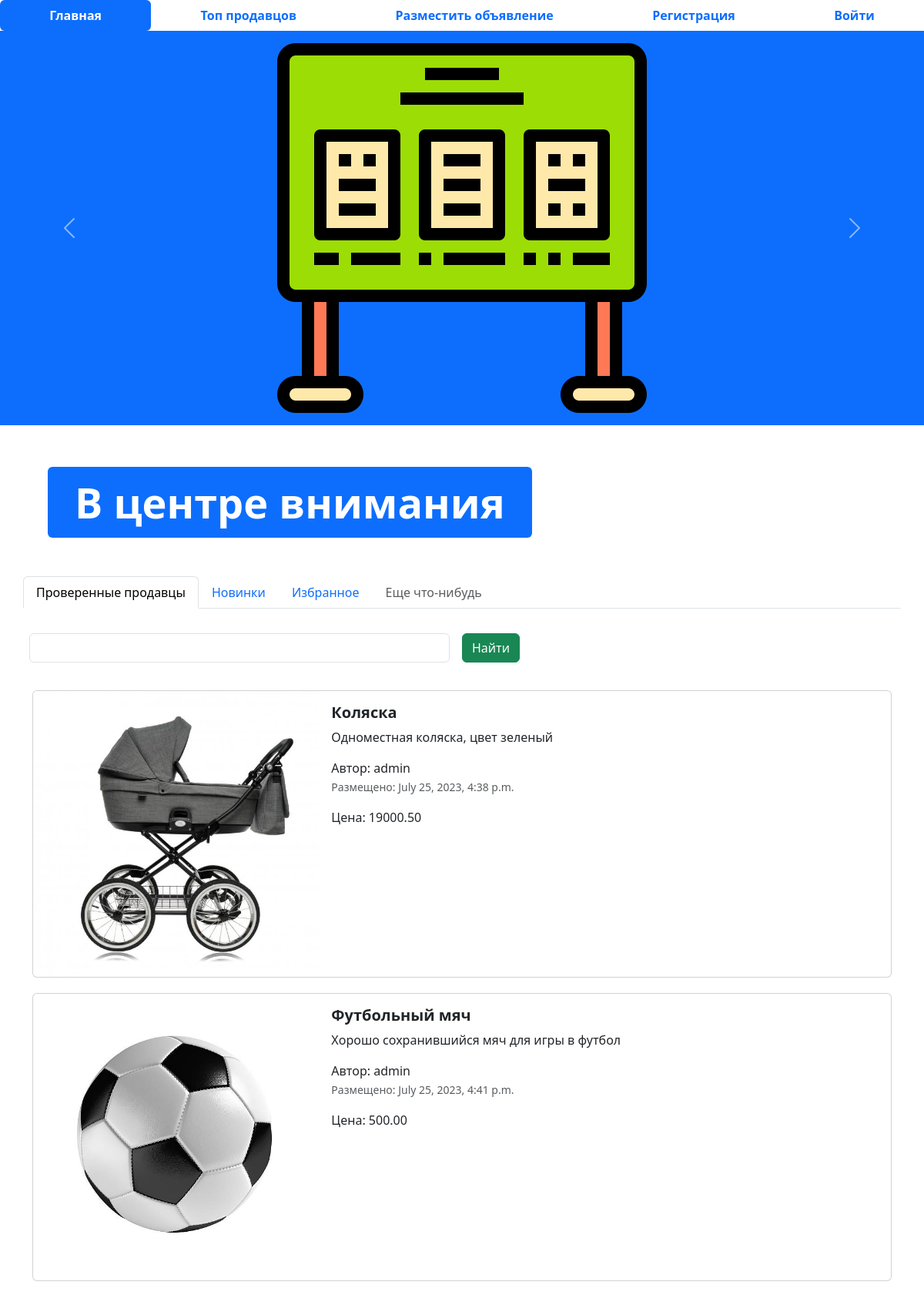
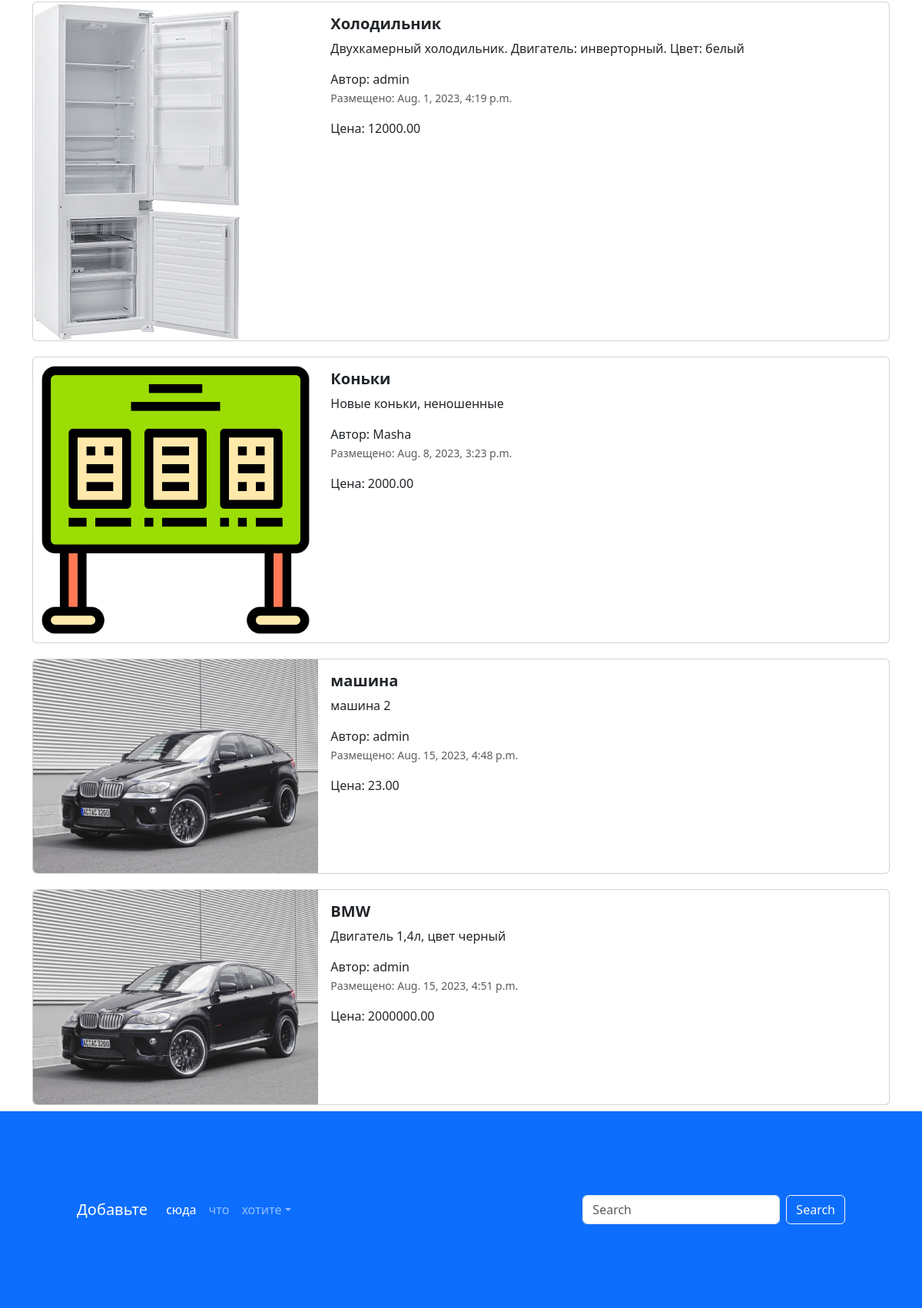
The page / on the database its author committed (2 pictures, top to bottom).
### app_advertisements/models.py (models this page shows, shortened)
class Advertisement(models.Model):
    title = models.CharField('Заголовок', max_length=128, )
    description = models.TextField('Описание')
    price = models.DecimalField('Цена', max_digits=10, decimal_places=2)
    auction = models.BooleanField('Торг', help_text='Отметьте, уместен ли торг')
    created_at = models.DateTimeField(auto_now_add=True)
    updated_at = models.DateTimeField(auto_now=True)
    user = models.ForeignKey(User, verbose_name='Пользователь', on_delete=models.CASCADE)
    image = models.ImageField('Изображение', upload_to='advertisements/')
    def get_absolute_url(self):
        return reverse('adv-detail', kwargs={'pk': self.pk})
    class Meta:
        db_table = 'advertisements'

### app_advertisements/views.py (the view)
# urls.py: path('', index, name='main_page'),
def index(request):
    title = request.GET.get('query')
    if title:
        advertisements = Advertisement.objects.filter(title__contains=title)
    else:
        advertisements = Advertisement.objects.all()
    context = {'advertisements': advertisements, 'title': title}
    return render(request, 'app_advertisements/index.html', context=context)

### templates/app_advertisements/index.html (shortened to what this page needs)
{% extends 'base.html' %}
{% load static %}
{% block content %}
<ul class="nav nav-pills sticky-top bg-white nav-fill">
  <li class="nav-item">
    <a class="nav-link active" aria-current="page" href="{% url 'main_page' %}">
      <span style="font-weight: bold;">Главная</span>
    </a>
  </li>
  <li class="nav-item">
    <a class="nav-link" href="{% url 'top-sellers' %}"><span style="font-weight: bold;">Топ продавцов</span>
    </a>
  </li>
  <li class="nav-item">
    <a class="nav-link" href="{% url 'adv-post' %}">
      <span style="font-weight: bold;">Разместить объявление</span>
    </a>
  </li>
  {% if not user.is_authenticated %}
  <li class="nav-item">
    <a class="nav-link" href="{% url 'register' %}">
      <span style="font-weight: bold;">Регистрация</span>
    </a>
  </li>
  <li class="nav-item">
    <a class="nav-link" href="{% url 'login' %}">
      <span style="font-weight: bold;">Войти</span>
    </a>
  </li>
  {% endif %}
</ul>
<div id="carouselExampleControls" class="carousel slide bg-primary" data-bs-ride="carousel">
  <div class="carousel-inner">
    <div class="carousel-item active">
      <img src="{% static 'img/adv.png' %}" class="mx-auto d-block w-33" alt="...">
    </div>
  </div>
  <button class="carousel-control-prev" type="button" data-bs-target="#carouselExampleControls" data-bs-slide="prev">
    <span class="carousel-control-prev-icon" aria-hidden="true"></span>
  </button>
  <button class="carousel-control-next" type="button" data-bs-target="#carouselExampleControls" data-bs-slide="next">
    <span class="carousel-control-next-icon" aria-hidden="true"></span>
  </button>
</div>
<div class="container" style="margin: 50px;">
  <div class="display-2">
    <span class="badge bg-primary">В центре внимания</span>
  </div>
</div>
<div class="container">
  <div class="row">
    <ul class="nav nav-tabs bg-white">
      <li class="nav-item">
        <a class="nav-link active" aria-current="page" href="#">Проверенные продавцы</a>
      </li>
      <li class="nav-item">
        <a class="nav-link" href="#">Новинки</a>
      </li>
      <li class="nav-item">
        <a class="nav-link" href="#">Избранное</a>
      </li>
      <li class="nav-item">
        <a class="nav-link disabled" href="#" tabindex="-1" aria-disabled="true">Еще что-нибудь</a>
      </li>
    </ul>
    <form class="row g-3" method="get">
      <div class="col-auto w-50">
        <input name="query" type="text" class="form-control" value="{% if title %}{{ title }}{% endif %}">
      </div>
      <div class="col-auto">
        <button type="submit" class="btn btn-success mb-3">Найти</button>
      </div>
    </form>
  </div>
  <div class="col">
    {% for adv in advertisements %}
    <div class="card mb-2" style="max-width: 1200px; margin-top: 20px;">
      <div class="row g-0">
        <div class="col-md-4">
          <a href="{{ adv.get_absolute_url }}" class="nav-link">
            <img src="{% if adv.image %}{{ adv.image.url }}{% else %}{% static 'img/adv.png' %}{% endif %}" class="img-fluid rounded-start" alt="Card title">
          </a>
        </div>
        <div class="col-md-8">
          <div class="card-body">
            <h5 class="card-title">
              <a href="{{ adv.get_absolute_url }}" class="nav-link"><strong>{{ adv.title }}</strong></a>
            </h5>
            <a href="{{ adv.get_absolute_url }}" class="nav-link">
              <p class="card-text">
              {{ adv.description }}
              </p>
              <span>Автор: {{ adv.user }}</span>
              <p class="card-text"><small class="text-muted">Размещено: {{ adv.created_at }}</small></p>
              <p> Цена: {{ adv.price }}</p>
            </a>
          </div>
        </div>
      </div>
    </div>
    {% endfor %}
  </div>
</div>
<footer style="padding: 100px;" class="bg-primary">
  <nav class="navbar navbar-expand-sm navbar-dark">
    <a class="navbar-brand" href="#">Добавьте</a>
    <div class="collapse navbar-collapse" id="collapsibleNavId">
      <ul class="navbar-nav me-auto mt-2 mt-lg-0">
        <li class="nav-item">
          <a class="nav-link active" href="#" aria-current="page">сюда</a>
        </li>
        <li class="nav-item">
          <a class="nav-link" href="#">что</a>
        </li>
        <li class="nav-item dropdown">
          <a class="nav-link dropdown-toggle" href="#" id="dropdownId" data-bs-toggle="dropdown" aria-haspopup="true"
             aria-expanded="false">хотите</a>
        </li>
      </ul>
      <form class="d-flex my-2 my-lg-0">
        <input class="form-control me-sm-2" type="text" placeholder="Search">
        <button class="btn btn-outline-light my-2 my-sm-0" type="submit">Search</button>
      </form>
    </div>
  </nav>
</footer>
{% endblock %}

### rows shown on the page
Advertisement: image (picture), title "Коляска", description "Одноместная коляска, цвет зеленый", user "admin", created_at "July 25, 2023, 4:38 p.m.", price "19000.50"
Advertisement: image (picture), title "Футбольный мяч", description "Хорошо сохранившийся мяч для игры в футбол", user "admin", created_at "July 25, 2023, 4:41 p.m.", price "500.00"
Advertisement: image (picture), title "Холодильник", description "Двухкамерный холодильник. Двигатель: инверторный. Цвет: белый", user "admin", created_at "Aug. 1, 2023, 4:19 p.m.", price "12000.00"
Advertisement: title "Коньки", description "Новые коньки, неношенные", user "Masha", created_at "Aug. 8, 2023, 3:23 p.m.", price "2000.00"
Advertisement: image (picture), title "машина", description "машина 2", user "admin", created_at "Aug. 15, 2023, 4:48 p.m.", price "23.00"
Advertisement: image (picture), title "BMW", description "Двигатель 1,4л, цвет черный", user "admin", created_at "Aug. 15, 2023, 4:51 p.m.", price "2000000.00"
